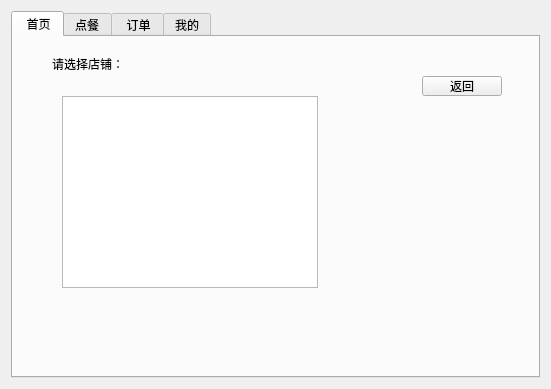
<?xml version="1.0" encoding="UTF-8"?>
<ui version="4.0">
 <class>CustomerWidget</class>
 <widget class="QWidget" name="CustomerWidget">
  <property name="geometry">
   <rect>
    <x>0</x>
    <y>0</y>
    <width>551</width>
    <height>389</height>
   </rect>
  </property>
  <property name="windowTitle">
   <string>Form</string>
  </property>
  <layout class="QHBoxLayout" name="horizontalLayout">
   <item>
    <widget class="QTabWidget" name="customerWidget">
     <property name="currentIndex">
      <number>0</number>
     </property>
     <widget class="QWidget" name="homePageTab">
      <attribute name="title">
       <string> 首页</string>
      </attribute>
      <layout class="QVBoxLayout" name="verticalLayout">
       <item>
        <widget class="QStackedWidget" name="homePage_stacked">
         <property name="currentIndex">
          <number>1</number>
         </property>
         <widget class="QWidget" name="page">
          <layout class="QHBoxLayout" name="horizontalLayout_2">
           <item>
            <widget class="QPushButton" name="selfButton">
             <property name="sizePolicy">
              <sizepolicy hsizetype="Minimum" vsizetype="Preferred">
               <horstretch>0</horstretch>
               <verstretch>0</verstretch>
              </sizepolicy>
             </property>
             <property name="text">
              <string>到店自取</string>
             </property>
            </widget>
           </item>
           <item>
            <widget class="QPushButton" name="sendButton">
             <property name="sizePolicy">
              <sizepolicy hsizetype="Minimum" vsizetype="Preferred">
               <horstretch>0</horstretch>
               <verstretch>0</verstretch>
              </sizepolicy>
             </property>
             <property name="text">
              <string> 雪王外送</string>
             </property>
            </widget>
           </item>
          </layout>
         </widget>
         <widget class="QWidget" name="page_2">
          <widget class="QLabel" name="label">
           <property name="geometry">
            <rect>
             <x>30</x>
             <y>10</y>
             <width>91</width>
             <height>16</height>
            </rect>
           </property>
           <property name="text">
            <string>请选择店铺：</string>
           </property>
          </widget>
          <widget class="QPushButton" name="homeBackButton">
           <property name="geometry">
            <rect>
             <x>400</x>
             <y>30</y>
             <width>80</width>
             <height>20</height>
            </rect>
           </property>
           <property name="text">
            <string>返回</string>
           </property>
          </widget>
          <widget class="QTableWidget" name="shopTableWidget">
           <property name="geometry">
            <rect>
             <x>40</x>
             <y>50</y>
             <width>256</width>
             <height>192</height>
            </rect>
           </property>
          </widget>
         </widget>
        </widget>
       </item>
      </layout>
     </widget>
     <widget class="QWidget" name="orderFoodTab">
      <attribute name="title">
       <string>点餐</string>
      </attribute>
     </widget>
     <widget class="QWidget" name="orderTab">
      <attribute name="title">
       <string> 订单</string>
      </attribute>
     </widget>
     <widget class="QWidget" name="myTab">
      <attribute name="title">
       <string>我的</string>
      </attribute>
     </widget>
    </widget>
   </item>
  </layout>
 </widget>
 <resources/>
 <connections/>
</ui>
